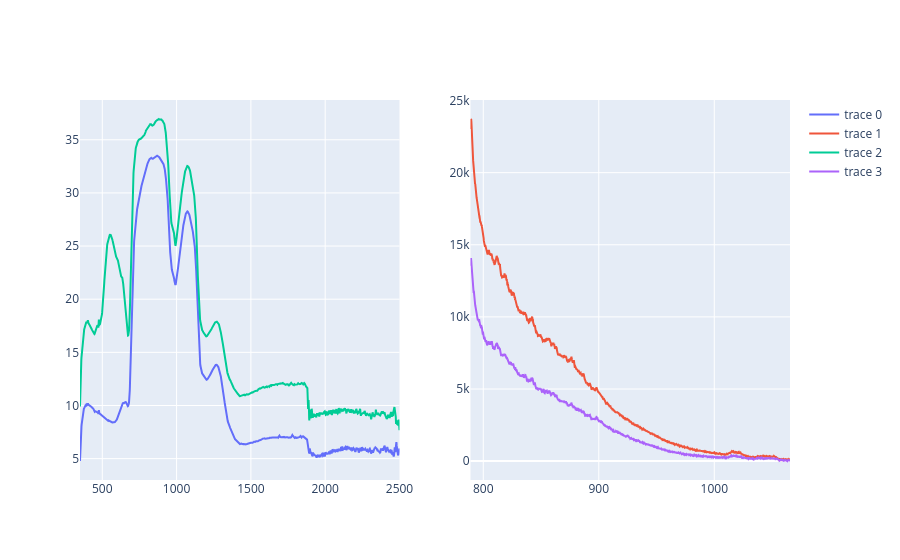

Write notebook code for a chart like this one.
### Code cell
fig = make_subplots(1,2)
fig.add_trace(go.Scatter(x=nir_wls, y=XSC[0]), row=1, col=1)
fig.add_trace(go.Scatter(x = raman_wls, y = XRC[0]), row=1, col=2)

fig.add_trace(go.Scatter(x=nir_wls, y=XSF[0]), row=1, col=1)
fig.add_trace(go.Scatter(x = raman_wls, y = XRF[0]), row=1, col=2)

fig.show()

### Figure 1 — Plotly figure (JSON) as saved in the notebook; plotly's stock layout.template omitted (floating-point values rounded to 4 significant figures; data arrays with more than 128 entries replaced by an {"elided": "..."} marker saying what was removed)
{"data": [{"type": "scatter", "x": {"elided": "2151 int values"}, "xaxis": "x", "y": {"elided": "2151 float values"}, "yaxis": "y"}, {"type": "scatter", "x": {"elided": "1974 float values"}, "xaxis": "x2", "y": {"elided": "1974 float values"}, "yaxis": "y2"}, {"type": "scatter", "x": {"elided": "2151 int values"}, "xaxis": "x", "y": {"elided": "2151 float values"}, "yaxis": "y"}, {"type": "scatter", "x": {"elided": "1974 float values"}, "xaxis": "x2", "y": {"elided": "1974 int values"}, "yaxis": "y2"}], "layout": {"xaxis": {"anchor": "y", "domain": [0, 0.45]}, "xaxis2": {"anchor": "y2", "domain": [0.55, 1]}, "yaxis": {"anchor": "x", "domain": [0, 1]}, "yaxis2": {"anchor": "x2", "domain": [0, 1]}}}
